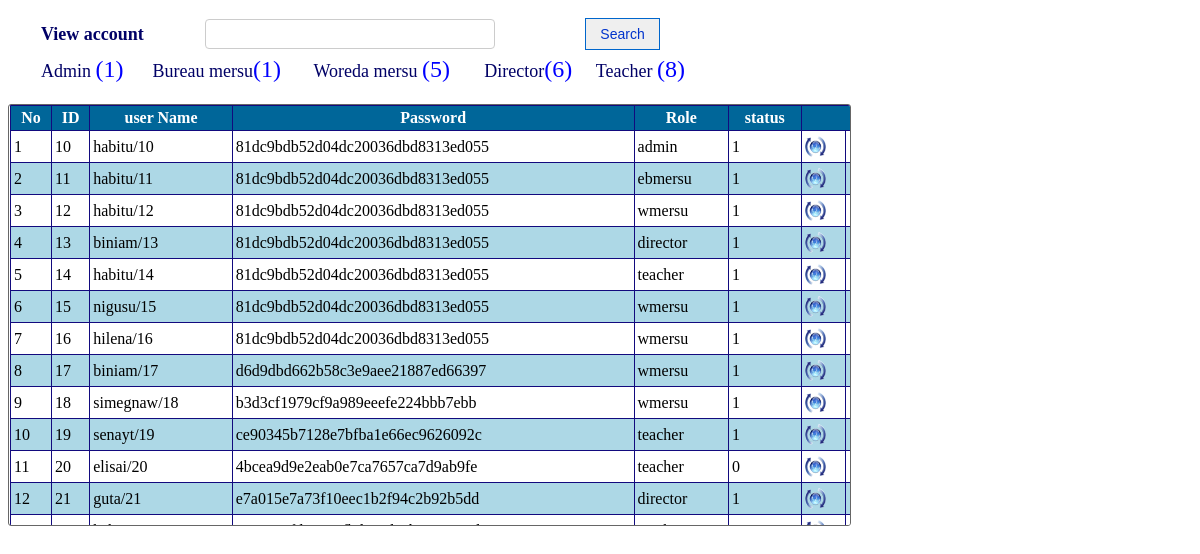
Page /admin/view_account.php on the committed database.
### tables this page shows
CREATE TABLE `account` (
  `u_id` int(11) NOT NULL,
  `username` varchar(100) NOT NULL,
  `password` varchar(100) NOT NULL,
  `role` varchar(40) NOT NULL,
  `status` varchar(23) NOT NULL
);

### admin/view_account.php (the view, shortened to what this page needs)
<!DOCTYPE html PUBLIC "-//W3C//DTD XHTML 1.0 Transitional//EN" "http://www.w3.org/TR/xhtml1/DTD/xhtml1-transitional.dtd">
<html xmlns="http://www.w3.org/1999/xhtml">
<head>
<link rel="stylesheet" type="text/css" href="css/style_view.css" />
</head>
<body>
<div id="style_div" >
<form method="post">
<table width="730" border="0">
    <tr>
    	<td  width="190px" style="font-size:18px; color:#006; text-indent:30px;"><b>View account</b></td>
        <td>
        	<input type="text" name="searchtxt" title="Enter ID for search " class="search" autocomplete="off"/>
        </td>
        <td style="float:right">
        	<input style="width:75px; margin-right:75px;" type="submit" name="btnsearch" value="Search" id="button-search" title="Search user" />
        </td>
    </tr>
</table>
<table width="700px">
	<tr>
		<?php
        $query = mysqli_query($conn,"select * from account where role='admin'")or die(mysql_error());
         $coun = mysqli_num_rows($query);
              ?>
	<td style="font-size:18px; color:#006; text-indent:30px;">Admin <font size="5px" color="blue" >(<?php echo $coun?>)</font></td>
			<?php
        $query = mysqli_query($conn,"select * from account where role='ebmersu'")or die(mysql_error());
         $coun2 = mysqli_num_rows($query);
              ?>
	<td style="font-size:18px; color:#006; ">Bureau mersu<font size="5px" color="blue" >(<?php echo $coun2?>)</font>  </td>
	<?php
        $query = mysqli_query($conn,"select * from account where role='wmersu'")or die(mysql_error());
         $coun3 = mysqli_num_rows($query);
              ?>
	<td  style="font-size:18px; color:#006; ">Woreda mersu <font size="5px" color="blue" >(<?php echo $coun3?>)</font> </td>
	<?php
        $query = mysqli_query($conn,"select * from account where role='director'")or die(mysql_error());
         $coun4 = mysqli_num_rows($query);
              ?>
	<td style="font-size:18px; color:#006; ">Director<font size="5px" color="blue" >(<?php echo $coun4?>)</font> </td>
	<?php
        $query = mysqli_query($conn,"select * from account where role='teacher'")or die(mysql_error());
         $coun5 = mysqli_num_rows($query);
              ?>
	<td style="font-size:18px; color:#006; ">Teacher <font size="5px" color="blue" >(<?php echo $coun5?>)</font></td>
	</tr>
</table>
</form>
</div>
<br />
<div id="content-input">
<form method="post">
     <table border="1" width="1000px" align="center" cellpadding="3" class="mytable" cellspacing="0">
        <tr>
            <th>No</th>
			<th>ID</th>
			<th>user Name</th>
			<th>Password</th>
			<th>Role</th>
			<th>status</th>
			<th colspan="3">Operation</th>
        </tr>
        <?php
	$key="";
	if($key !="")
		$sql_sel=mysqli_query($conn,"SELECT * FROM account where u_id  like '%$key%' or role like '%$key%'");
	else
		 $sql_sel=mysqli_query($conn,"SELECT * FROM account");
    $i=0;
    while($row=mysqli_fetch_array($sql_sel)){
    $i++;
    $color=($i%2==0)?"lightblue":"white";
    ?>
      <tr bgcolor="<?php echo $color?>">
            <td><?php echo $i;?></td>
			<td><?php echo $row['u_id'];?></td>
            <td><?php echo $row['username'];?></td>
            <td><?php echo $row['password'];?></td>
			<td><?php echo $row['role'];?></td>
			<td><?php echo $row['status'];?></td>
            <td><a href="?tag=C_account_entry&opr=upd&rs_id=<?php echo $row['u_id'];?>" title="Update"><img src="picture/update.png" /></a></td>
            <td><a href="?tag=view_account&opr=del&rs_id=<?php echo $row['u_id'];?>" title="Delete"><img src="picture/delete.png" /></a></td>
    </tr>
    <?php
    }
    ?>
    </table>
</form>
</div>
</body>
</html>

### admin/css/style_view.css (style rules this page uses)
#style_div { height:auto; margin-top:15px; }
#content-input { width:840px; height:420px; border:1px solid #666; float:left; padding-left:1px; border-radius: 3px 3px 3px 3px; overflow: auto; }
#button-search { font-family:Arial, Helvetica, sans-serif; font-size:14px; width:100px; height:32px; float:right; margin-right:10px; repeat-x top center; border: 1px solid #06C; -moz-border-radius: 5px; color:#03C; }
.search { padding:4px; border:1px #CCC solid; border-radius: 4px 4px 4px 4px; -moz-border-radius: 8px; background:#FFF; color:#006; font-family:Arial, Helvetica, sans-serif; font-size:16px; width:280px; height:20px; float:left; }
.mytable { border-collapse:collapse; border:#036 1px solid; }
.mytable tr th { background:#069; border:#120A7E 1px solid; color:#FFF; font-family:"Times New Roman", Times, serif; }
.mytable tr td { font-family:"Times New Roman", Times, serif; border:#120A7E 1px solid; }

### rows in the picture
account: u_id "10", username "habitu/10", password "81dc9bdb52d04dc20036dbd8313ed055", role "admin", status "1"
account: u_id "11", username "habitu/11", password "81dc9bdb52d04dc20036dbd8313ed055", role "ebmersu", status "1"
account: u_id "12", username "habitu/12", password "81dc9bdb52d04dc20036dbd8313ed055", role "wmersu", status "1"
account: u_id "13", username "biniam/13", password "81dc9bdb52d04dc20036dbd8313ed055", role "director", status "1"
account: u_id "14", username "habitu/14", password "81dc9bdb52d04dc20036dbd8313ed055", role "teacher", status "1"
account: u_id "15", username "nigusu/15", password "81dc9bdb52d04dc20036dbd8313ed055", role "wmersu", status "1"
account: u_id "16", username "hilena/16", password "81dc9bdb52d04dc20036dbd8313ed055", role "wmersu", status "1"
account: u_id "17", username "biniam/17", password "d6d9dbd662b58c3e9aee21887ed66397", role "wmersu", status "1"
account: u_id "18", username "simegnaw/18", password "b3d3cf1979cf9a989eeefe224bbb7ebb", role "wmersu", status "1"
account: u_id "19", username "senayt/19", password "ce90345b7128e7bfba1e66ec9626092c", role "teacher", status "1"
account: u_id "20", username "elisai/20", password "4bcea9d9e2eab0e7ca7657ca7d9ab9fe", role "teacher", status "0"
account: u_id "21", username "guta/21", password "e7a015e7a73f10eec1b2f94c2b92b5dd", role "director", status "1"

### other values in the picture
$coun "1"
$coun2 "1"
$coun3 "5"
$coun4 "6"
$coun5 "8"
